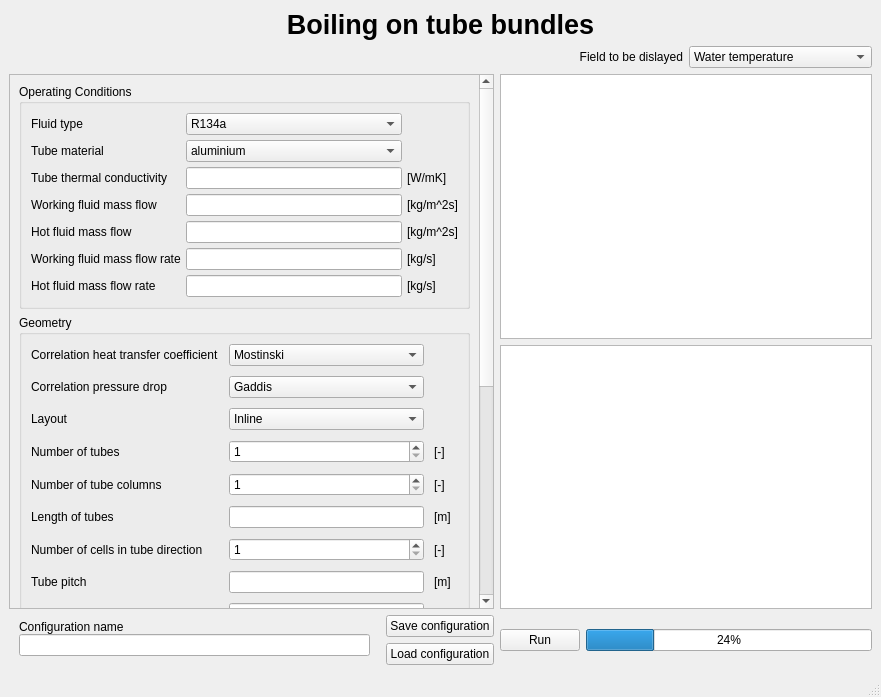
<?xml version="1.0" encoding="UTF-8"?>
<ui version="4.0">
 <class>MainWindow</class>
 <widget class="QMainWindow" name="MainWindow">
  <property name="geometry">
   <rect>
    <x>0</x>
    <y>0</y>
    <width>881</width>
    <height>697</height>
   </rect>
  </property>
  <property name="windowTitle">
   <string>MainWindow</string>
  </property>
  <widget class="QWidget" name="centralwidget">
   <layout class="QGridLayout" name="gridLayout_4">
    <item row="2" column="1">
     <layout class="QHBoxLayout" name="horizontalLayout">
      <item>
       <widget class="QLabel" name="label_38">
        <property name="text">
         <string>Field to be dislayed</string>
        </property>
        <property name="alignment">
         <set>Qt::AlignRight|Qt::AlignTrailing|Qt::AlignVCenter</set>
        </property>
       </widget>
      </item>
      <item>
       <widget class="QComboBox" name="displayField_comboBox">
        <item>
         <property name="text">
          <string>Water temperature</string>
         </property>
        </item>
        <item>
         <property name="text">
          <string>Working fluid pressure</string>
         </property>
        </item>
        <item>
         <property name="text">
          <string>Working fluid vapor quality</string>
         </property>
        </item>
       </widget>
      </item>
     </layout>
    </item>
    <item row="5" column="1">
     <widget class="QGraphicsView" name="long_GraphicsView"/>
    </item>
    <item row="7" column="1">
     <layout class="QHBoxLayout" name="horizontalLayout_4">
      <item>
       <widget class="QPushButton" name="run_button">
        <property name="text">
         <string>Run</string>
        </property>
       </widget>
      </item>
      <item>
       <widget class="QProgressBar" name="simulation_progressBar">
        <property name="value">
         <number>24</number>
        </property>
       </widget>
      </item>
     </layout>
    </item>
    <item row="5" column="0" rowspan="2">
     <widget class="QScrollArea" name="scrollArea">
      <property name="widgetResizable">
       <bool>true</bool>
      </property>
      <widget class="QWidget" name="scrollAreaWidgetContents">
       <property name="geometry">
        <rect>
         <x>0</x>
         <y>-402</y>
         <width>407</width>
         <height>889</height>
        </rect>
       </property>
       <layout class="QVBoxLayout" name="verticalLayout">
        <item>
         <widget class="QGroupBox" name="groupBox">
          <property name="enabled">
           <bool>true</bool>
          </property>
          <property name="title">
           <string>Operating Conditions</string>
          </property>
          <property name="flat">
           <bool>false</bool>
          </property>
          <property name="checkable">
           <bool>false</bool>
          </property>
          <layout class="QGridLayout" name="gridLayout_7">
           <property name="spacing">
            <number>10</number>
           </property>
           <item row="0" column="0">
            <layout class="QGridLayout" name="gridLayout" rowstretch="0,0,0,0,0,0,0,0">
             <property name="spacing">
              <number>5</number>
             </property>
             <item row="3" column="2">
              <widget class="QLabel" name="label_5">
               <property name="text">
                <string>[kg/m^2s]</string>
               </property>
              </widget>
             </item>
             <item row="1" column="0">
              <widget class="QLabel" name="label_3">
               <property name="text">
                <string>Tube material</string>
               </property>
              </widget>
             </item>
             <item row="0" column="0">
              <widget class="QLabel" name="label_2">
               <property name="text">
                <string>Fluid type</string>
               </property>
              </widget>
             </item>
             <item row="0" column="1">
              <widget class="QComboBox" name="fluid_comboBox">
               <property name="enabled">
                <bool>true</bool>
               </property>
               <item>
                <property name="text">
                 <string>R134a</string>
                </property>
               </item>
               <item>
                <property name="text">
                 <string>Ammonia</string>
                </property>
               </item>
               <item>
                <property name="text">
                 <string>Propane</string>
                </property>
               </item>
              </widget>
             </item>
             <item row="5" column="2">
              <widget class="QLabel" name="label_7">
               <property name="text">
                <string>[kg/m^2s]</string>
               </property>
              </widget>
             </item>
             <item row="1" column="2">
              <widget class="QLabel" name="label_8">
               <property name="text">
                <string/>
               </property>
              </widget>
             </item>
             <item row="3" column="1">
              <widget class="QLineEdit" name="mdot_c_lineEdit"/>
             </item>
             <item row="5" column="0">
              <widget class="QLabel" name="label_6">
               <property name="text">
                <string>Hot fluid mass flow</string>
               </property>
              </widget>
             </item>
             <item row="3" column="0">
              <widget class="QLabel" name="label_4">
               <property name="text">
                <string>Working fluid mass flow </string>
               </property>
              </widget>
             </item>
             <item row="1" column="1">
              <widget class="QComboBox" name="tubeMaterial_comboBox">
               <property name="enabled">
                <bool>true</bool>
               </property>
               <item>
                <property name="text">
                 <string>aluminium</string>
                </property>
               </item>
               <item>
                <property name="text">
                 <string>steel</string>
                </property>
               </item>
               <item>
                <property name="text">
                 <string>copper</string>
                </property>
               </item>
               <item>
                <property name="text">
                 <string>custom</string>
                </property>
               </item>
              </widget>
             </item>
             <item row="5" column="1">
              <widget class="QLineEdit" name="mdot_h_lineEdit"/>
             </item>
             <item row="0" column="2">
              <widget class="QLabel" name="label">
               <property name="text">
                <string/>
               </property>
              </widget>
             </item>
             <item row="2" column="0">
              <widget class="QLabel" name="label_40">
               <property name="text">
                <string>Tube thermal conductivity</string>
               </property>
              </widget>
             </item>
             <item row="2" column="1">
              <widget class="QLineEdit" name="tubeThermalConductivity_lineEdit"/>
             </item>
             <item row="2" column="2">
              <widget class="QLabel" name="label_41">
               <property name="text">
                <string>[W/mK]</string>
               </property>
              </widget>
             </item>
             <item row="6" column="0">
              <widget class="QLabel" name="label_27">
               <property name="text">
                <string>Working fluid mass flow rate</string>
               </property>
              </widget>
             </item>
             <item row="6" column="1">
              <widget class="QLineEdit" name="mfr_c_lineEdit"/>
             </item>
             <item row="6" column="2">
              <widget class="QLabel" name="label_28">
               <property name="text">
                <string>[kg/s]</string>
               </property>
              </widget>
             </item>
             <item row="7" column="0">
              <widget class="QLabel" name="label_29">
               <property name="text">
                <string>Hot fluid mass flow rate</string>
               </property>
              </widget>
             </item>
             <item row="7" column="1">
              <widget class="QLineEdit" name="mfr_h_lineEdit"/>
             </item>
             <item row="7" column="2">
              <widget class="QLabel" name="label_30">
               <property name="text">
                <string>[kg/s]</string>
               </property>
              </widget>
             </item>
            </layout>
           </item>
          </layout>
         </widget>
        </item>
        <item>
         <widget class="QGroupBox" name="groupBox_2">
          <property name="enabled">
           <bool>true</bool>
          </property>
          <property name="title">
           <string>Geometry</string>
          </property>
          <property name="flat">
           <bool>false</bool>
          </property>
          <layout class="QGridLayout" name="gridLayout_6">
           <property name="spacing">
            <number>10</number>
           </property>
           <item row="2" column="0">
            <layout class="QGridLayout" name="gridLayout_2">
             <item row="1" column="1">
              <widget class="QComboBox" name="corrPD_comboBox">
               <item>
                <property name="text">
                 <string>Gaddis</string>
                </property>
               </item>
               <item>
                <property name="text">
                 <string>Zukauskas</string>
                </property>
               </item>
              </widget>
             </item>
             <item row="10" column="1">
              <widget class="QLineEdit" name="e_i_lineEdit"/>
             </item>
             <item row="4" column="2">
              <widget class="QLabel" name="label_43">
               <property name="text">
                <string>[-]</string>
               </property>
              </widget>
             </item>
             <item row="4" column="0">
              <widget class="QLabel" name="label_42">
               <property name="text">
                <string>Number of tube columns</string>
               </property>
              </widget>
             </item>
             <item row="4" column="1">
              <widget class="QSpinBox" name="Nt_col_spinBox">
               <property name="minimum">
                <number>1</number>
               </property>
              </widget>
             </item>
             <item row="3" column="1">
              <widget class="QSpinBox" name="Nt_spinBox">
               <property name="minimum">
                <number>1</number>
               </property>
              </widget>
             </item>
             <item row="10" column="0">
              <widget class="QLabel" name="label_21">
               <property name="text">
                <string>Inside tube roughness</string>
               </property>
              </widget>
             </item>
             <item row="5" column="1">
              <widget class="QLineEdit" name="L_lineEdit"/>
             </item>
             <item row="9" column="2">
              <widget class="QLabel" name="label_20">
               <property name="text">
                <string>[um]</string>
               </property>
              </widget>
             </item>
             <item row="11" column="2">
              <widget class="QLabel" name="label_24">
               <property name="text">
                <string>[m]</string>
               </property>
              </widget>
             </item>
             <item row="8" column="2">
              <widget class="QLabel" name="label_18">
               <property name="text">
                <string>[m]</string>
               </property>
              </widget>
             </item>
             <item row="10" column="2">
              <widget class="QLabel" name="label_23">
               <property name="text">
                <string>[um]</string>
               </property>
              </widget>
             </item>
             <item row="5" column="2">
              <widget class="QLabel" name="label_12">
               <property name="text">
                <string>[m]</string>
               </property>
              </widget>
             </item>
             <item row="14" column="2">
              <widget class="QLabel" name="label_26">
               <property name="text">
                <string/>
               </property>
              </widget>
             </item>
             <item row="9" column="1">
              <widget class="QLineEdit" name="e_o_lineEdit"/>
             </item>
             <item row="7" column="2">
              <widget class="QLabel" name="label_16">
               <property name="text">
                <string>[m]</string>
               </property>
              </widget>
             </item>
             <item row="3" column="2">
              <widget class="QLabel" name="label_10">
               <property name="text">
                <string>[-]</string>
               </property>
              </widget>
             </item>
             <item row="11" column="1">
              <widget class="QLineEdit" name="t_lineEdit"/>
             </item>
             <item row="9" column="0">
              <widget class="QLabel" name="label_19">
               <property name="text">
                <string>Outside tube roughness</string>
               </property>
              </widget>
             </item>
             <item row="7" column="1">
              <widget class="QLineEdit" name="s_lineEdit"/>
             </item>
             <item row="5" column="0">
              <widget class="QLabel" name="label_11">
               <property name="text">
                <string>Length of tubes</string>
               </property>
              </widget>
             </item>
             <item row="7" column="0">
              <widget class="QLabel" name="label_15">
               <property name="text">
                <string>Tube pitch </string>
               </property>
              </widget>
             </item>
             <item row="8" column="1">
              <widget class="QLineEdit" name="D_lineEdit"/>
             </item>
             <item row="6" column="0">
              <widget class="QLabel" name="label_13">
               <property name="text">
                <string>Number of cells in tube direction</string>
               </property>
              </widget>
             </item>
             <item row="6" column="1">
              <widget class="QSpinBox" name="n_spinBox">
               <property name="minimum">
                <number>1</number>
               </property>
              </widget>
             </item>
             <item row="3" column="0">
              <widget class="QLabel" name="label_9">
               <property name="text">
                <string>Number of tubes</string>
               </property>
              </widget>
             </item>
             <item row="11" column="0">
              <widget class="QLabel" name="label_22">
               <property name="text">
                <string>Tube thickness</string>
               </property>
              </widget>
             </item>
             <item row="6" column="2">
              <widget class="QLabel" name="label_14">
               <property name="text">
                <string>[-]</string>
               </property>
              </widget>
             </item>
             <item row="8" column="0">
              <widget class="QLabel" name="label_17">
               <property name="text">
                <string>Outer diameter</string>
               </property>
              </widget>
             </item>
             <item row="12" column="2">
              <widget class="QLabel" name="label_46">
               <property name="text">
                <string>[m]</string>
               </property>
              </widget>
             </item>
             <item row="2" column="0">
              <widget class="QLabel" name="label_44">
               <property name="text">
                <string>Layout</string>
               </property>
              </widget>
             </item>
             <item row="12" column="0">
              <widget class="QLabel" name="label_45">
               <property name="text">
                <string>sq</string>
               </property>
              </widget>
             </item>
             <item row="1" column="0">
              <widget class="QLabel" name="label_36">
               <property name="text">
                <string>Correlation pressure drop</string>
               </property>
              </widget>
             </item>
             <item row="2" column="1">
              <widget class="QComboBox" name="layout_comboBox">
               <item>
                <property name="text">
                 <string>Inline</string>
                </property>
               </item>
               <item>
                <property name="text">
                 <string>Staggered</string>
                </property>
               </item>
              </widget>
             </item>
             <item row="0" column="0">
              <widget class="QLabel" name="label_25">
               <property name="text">
                <string>Correlation heat transfer coefficient</string>
               </property>
              </widget>
             </item>
             <item row="12" column="1">
              <widget class="QLineEdit" name="sq_lineEdit"/>
             </item>
             <item row="0" column="1">
              <widget class="QComboBox" name="corr_comboBox">
               <property name="enabled">
                <bool>true</bool>
               </property>
               <item>
                <property name="text">
                 <string>Mostinski</string>
                </property>
               </item>
               <item>
                <property name="text">
                 <string>Cooper</string>
                </property>
               </item>
              </widget>
             </item>
             <item row="13" column="2">
              <widget class="QLabel" name="label_48">
               <property name="text">
                <string>[m]</string>
               </property>
              </widget>
             </item>
             <item row="13" column="1">
              <widget class="QLineEdit" name="sl_lineEdit"/>
             </item>
             <item row="13" column="0">
              <widget class="QLabel" name="label_47">
               <property name="text">
                <string>sl</string>
               </property>
              </widget>
             </item>
            </layout>
           </item>
          </layout>
         </widget>
        </item>
        <item>
         <widget class="QGroupBox" name="groupBox_3">
          <property name="enabled">
           <bool>true</bool>
          </property>
          <property name="title">
           <string>Inputs</string>
          </property>
          <layout class="QGridLayout" name="gridLayout_8">
           <property name="spacing">
            <number>0</number>
           </property>
           <item row="1" column="0">
            <layout class="QGridLayout" name="gridLayout_3">
             <property name="leftMargin">
              <number>0</number>
             </property>
             <property name="topMargin">
              <number>0</number>
             </property>
             <property name="spacing">
              <number>5</number>
             </property>
             <item row="2" column="0">
              <widget class="QCheckBox" name="Pc_in_checkBox">
               <property name="text">
                <string>Hot fluid inlet pressure</string>
               </property>
              </widget>
             </item>
             <item row="0" column="2">
              <widget class="QLineEdit" name="Tc_start_lineEdit"/>
             </item>
             <item row="1" column="2">
              <widget class="QLineEdit" name="Th_start_lineEdit"/>
             </item>
             <item row="3" column="2">
              <widget class="QLineEdit" name="xc_lineEdit"/>
             </item>
             <item row="2" column="4">
              <widget class="QLabel" name="label_34">
               <property name="text">
                <string>[Pa]</string>
               </property>
              </widget>
             </item>
             <item row="2" column="2">
              <widget class="QLineEdit" name="Ph_start_lineEdit"/>
             </item>
             <item row="1" column="4">
              <widget class="QLabel" name="label_33">
               <property name="text">
                <string>[K]</string>
               </property>
              </widget>
             </item>
             <item row="0" column="0">
              <widget class="QCheckBox" name="Tc_in_checkBox">
               <property name="text">
                <string>Working fluid inlet temperature</string>
               </property>
              </widget>
             </item>
             <item row="0" column="4">
              <widget class="QLabel" name="label_32">
               <property name="text">
                <string>[K]</string>
               </property>
              </widget>
             </item>
             <item row="3" column="4">
              <widget class="QLabel" name="label_35">
               <property name="text">
                <string>[-]</string>
               </property>
              </widget>
             </item>
             <item row="0" column="3">
              <widget class="QLineEdit" name="Tc_end_lineEdit"/>
             </item>
             <item row="2" column="3">
              <widget class="QLineEdit" name="Ph_end_lineEdit"/>
             </item>
             <item row="1" column="3">
              <widget class="QLineEdit" name="Th_end_lineEdit"/>
             </item>
             <item row="1" column="0">
              <widget class="QCheckBox" name="Th_in_checkBox">
               <property name="text">
                <string>Hot fluid inlet temperature</string>
               </property>
              </widget>
             </item>
             <item row="3" column="0">
              <widget class="QLabel" name="label_31">
               <property name="text">
                <string>Working fluid inlet vapor quality</string>
               </property>
              </widget>
             </item>
            </layout>
           </item>
          </layout>
         </widget>
        </item>
       </layout>
      </widget>
     </widget>
    </item>
    <item row="0" column="0" colspan="2">
     <widget class="QLabel" name="label_37">
      <property name="font">
       <font>
        <pointsize>20</pointsize>
        <weight>75</weight>
        <bold>true</bold>
        <underline>false</underline>
        <strikeout>false</strikeout>
        <stylestrategy>PreferDefault</stylestrategy>
        <kerning>false</kerning>
       </font>
      </property>
      <property name="text">
       <string>Boiling on tube bundles</string>
      </property>
      <property name="alignment">
       <set>Qt::AlignCenter</set>
      </property>
     </widget>
    </item>
    <item row="7" column="0">
     <layout class="QHBoxLayout" name="horizontalLayout_2">
      <item>
       <layout class="QHBoxLayout" name="horizontalLayout_5">
        <property name="spacing">
         <number>0</number>
        </property>
        <property name="leftMargin">
         <number>10</number>
        </property>
        <property name="topMargin">
         <number>5</number>
        </property>
        <property name="rightMargin">
         <number>10</number>
        </property>
        <property name="bottomMargin">
         <number>10</number>
        </property>
        <item>
         <layout class="QVBoxLayout" name="verticalLayout_3">
          <item>
           <widget class="QLabel" name="label_39">
            <property name="text">
             <string>Configuration name</string>
            </property>
           </widget>
          </item>
          <item>
           <widget class="QLineEdit" name="configuration_lineEdit"/>
          </item>
         </layout>
        </item>
       </layout>
      </item>
      <item>
       <layout class="QVBoxLayout" name="verticalLayout_2">
        <item>
         <widget class="QPushButton" name="save_button">
          <property name="text">
           <string>Save configuration</string>
          </property>
         </widget>
        </item>
        <item>
         <widget class="QPushButton" name="load_button">
          <property name="text">
           <string>Load configuration</string>
          </property>
         </widget>
        </item>
       </layout>
      </item>
     </layout>
    </item>
    <item row="6" column="1">
     <widget class="QGraphicsView" name="cut_graphicsView"/>
    </item>
   </layout>
  </widget>
  <widget class="QMenuBar" name="menubar">
   <property name="geometry">
    <rect>
     <x>0</x>
     <y>0</y>
     <width>881</width>
     <height>22</height>
    </rect>
   </property>
  </widget>
  <widget class="QStatusBar" name="statusbar"/>
 </widget>
 <resources/>
 <connections/>
</ui>
